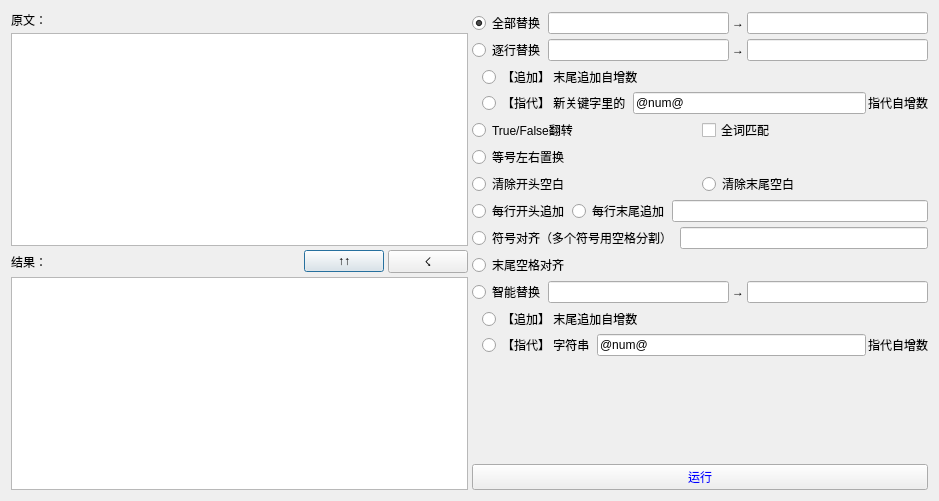
<?xml version="1.0" encoding="UTF-8"?>
<ui version="4.0">
 <class>Dialog</class>
 <widget class="QDialog" name="Dialog">
  <property name="geometry">
   <rect>
    <x>0</x>
    <y>0</y>
    <width>939</width>
    <height>501</height>
   </rect>
  </property>
  <property name="sizePolicy">
   <sizepolicy hsizetype="Fixed" vsizetype="Fixed">
    <horstretch>0</horstretch>
    <verstretch>0</verstretch>
   </sizepolicy>
  </property>
  <property name="windowTitle">
   <string>复式代码编辑器v1.2.0.0</string>
  </property>
  <property name="windowIcon">
   <iconset>
    <normaloff>r.ico</normaloff>r.ico</iconset>
  </property>
  <layout class="QVBoxLayout" name="verticalLayout_5">
   <item>
    <layout class="QHBoxLayout" name="horizontalLayout_12">
     <property name="spacing">
      <number>4</number>
     </property>
     <item>
      <layout class="QVBoxLayout" name="verticalLayout" stretch="0,1,0,1">
       <property name="sizeConstraint">
        <enum>QLayout::SetMaximumSize</enum>
       </property>
       <item>
        <widget class="QLabel" name="label">
         <property name="text">
          <string>原文：</string>
         </property>
        </widget>
       </item>
       <item>
        <widget class="QTextEdit" name="text_textEdit">
         <property name="sizePolicy">
          <sizepolicy hsizetype="Expanding" vsizetype="Expanding">
           <horstretch>0</horstretch>
           <verstretch>3</verstretch>
          </sizepolicy>
         </property>
        </widget>
       </item>
       <item>
        <layout class="QHBoxLayout" name="horizontalLayout_16">
         <item>
          <widget class="QLabel" name="label_2">
           <property name="text">
            <string>结果：</string>
           </property>
          </widget>
         </item>
         <item>
          <spacer name="horizontalSpacer">
           <property name="orientation">
            <enum>Qt::Horizontal</enum>
           </property>
           <property name="sizeHint" stdset="0">
            <size>
             <width>40</width>
             <height>20</height>
            </size>
           </property>
          </spacer>
         </item>
         <item>
          <widget class="QPushButton" name="pushButton_use">
           <property name="toolTip">
            <string>结果作为原文</string>
           </property>
           <property name="text">
            <string>↑↑</string>
           </property>
          </widget>
         </item>
         <item>
          <widget class="QPushButton" name="pushButton_revoke">
           <property name="toolTip">
            <string>撤销作为原文操作</string>
           </property>
           <property name="text">
            <string>☇</string>
           </property>
          </widget>
         </item>
        </layout>
       </item>
       <item>
        <widget class="QTextEdit" name="return_textEdit"/>
       </item>
      </layout>
     </item>
     <item>
      <layout class="QVBoxLayout" name="verticalLayout_2">
       <property name="spacing">
        <number>3</number>
       </property>
       <item>
        <layout class="QHBoxLayout" name="horizontalLayout_2">
         <item>
          <widget class="QRadioButton" name="radioButton_all_replace">
           <property name="text">
            <string>全部替换</string>
           </property>
           <property name="checked">
            <bool>true</bool>
           </property>
           <property name="autoExclusive">
            <bool>false</bool>
           </property>
          </widget>
         </item>
         <item>
          <widget class="QLineEdit" name="lineEdit_all_replace_old"/>
         </item>
         <item>
          <widget class="QLabel" name="label_3">
           <property name="text">
            <string>→</string>
           </property>
          </widget>
         </item>
         <item>
          <widget class="QLineEdit" name="lineEdit_all_replace_new"/>
         </item>
        </layout>
       </item>
       <item>
        <layout class="QHBoxLayout" name="horizontalLayout_3">
         <item>
          <widget class="QRadioButton" name="radioButton_line_replace">
           <property name="text">
            <string>逐行替换</string>
           </property>
           <property name="autoExclusive">
            <bool>false</bool>
           </property>
          </widget>
         </item>
         <item>
          <widget class="QLineEdit" name="lineEdit_line_old"/>
         </item>
         <item>
          <widget class="QLabel" name="label_4">
           <property name="text">
            <string>→</string>
           </property>
          </widget>
         </item>
         <item>
          <widget class="QLineEdit" name="lineEdit_line_new"/>
         </item>
        </layout>
       </item>
       <item>
        <layout class="QHBoxLayout" name="horizontalLayout_10">
         <item>
          <widget class="QLabel" name="label_8">
           <property name="text">
            <string/>
           </property>
          </widget>
         </item>
         <item>
          <layout class="QVBoxLayout" name="verticalLayout_3">
           <property name="spacing">
            <number>2</number>
           </property>
           <item>
            <layout class="QHBoxLayout" name="horizontalLayout_4">
             <item>
              <widget class="QRadioButton" name="radioButton_add_last">
               <property name="text">
                <string>【追加】 末尾追加自增数</string>
               </property>
               <property name="checked">
                <bool>false</bool>
               </property>
               <property name="autoExclusive">
                <bool>false</bool>
               </property>
              </widget>
             </item>
            </layout>
           </item>
           <item>
            <layout class="QHBoxLayout" name="horizontalLayout_5">
             <item>
              <widget class="QRadioButton" name="radioButton_add_replace">
               <property name="toolTip">
                <string>&lt;html&gt;&lt;head/&gt;&lt;body&gt;&lt;p&gt;例如：&lt;/p&gt;&lt;p&gt;原文: &lt;/p&gt;&lt;p&gt;abcdef&lt;/p&gt;&lt;p&gt;abcdef&lt;/p&gt;&lt;p&gt;abcdef&lt;/p&gt;&lt;p&gt;关键字 cd  →  新关键字 xxx@num@xxx&lt;/p&gt;&lt;p&gt;结果会是（新关键字里的@num@会变成自增数）&lt;/p&gt;&lt;p&gt;abxxx1xxxef&lt;/p&gt;&lt;p&gt;abxxx2xxxef &lt;/p&gt;&lt;p&gt;abxxx3xxxef &lt;/p&gt;&lt;/body&gt;&lt;/html&gt;</string>
               </property>
               <property name="text">
                <string>【指代】 新关键字里的</string>
               </property>
               <property name="autoExclusive">
                <bool>false</bool>
               </property>
              </widget>
             </item>
             <item>
              <widget class="QLineEdit" name="lineEdit_line_replace_char">
               <property name="text">
                <string>@num@</string>
               </property>
              </widget>
             </item>
             <item>
              <widget class="QLabel" name="label_5">
               <property name="text">
                <string>指代自增数</string>
               </property>
              </widget>
             </item>
            </layout>
           </item>
          </layout>
         </item>
        </layout>
       </item>
       <item>
        <layout class="QHBoxLayout" name="horizontalLayout">
         <item>
          <widget class="QRadioButton" name="radioButton_TorF">
           <property name="text">
            <string>True/False翻转</string>
           </property>
           <property name="autoExclusive">
            <bool>false</bool>
           </property>
          </widget>
         </item>
         <item>
          <widget class="QCheckBox" name="checkBox_TF_all_same">
           <property name="text">
            <string>全词匹配</string>
           </property>
           <property name="autoExclusive">
            <bool>false</bool>
           </property>
          </widget>
         </item>
        </layout>
       </item>
       <item>
        <layout class="QHBoxLayout" name="horizontalLayout_6">
         <item>
          <widget class="QRadioButton" name="radioButton_LorR">
           <property name="text">
            <string>等号左右置换</string>
           </property>
           <property name="autoExclusive">
            <bool>false</bool>
           </property>
          </widget>
         </item>
        </layout>
       </item>
       <item>
        <layout class="QHBoxLayout" name="horizontalLayout_13">
         <item>
          <widget class="QRadioButton" name="radioButton_deleate_head">
           <property name="text">
            <string>清除开头空白</string>
           </property>
           <property name="autoExclusive">
            <bool>false</bool>
           </property>
          </widget>
         </item>
         <item>
          <widget class="QRadioButton" name="radioButton_deleate_back">
           <property name="text">
            <string>清除末尾空白</string>
           </property>
           <property name="autoExclusive">
            <bool>false</bool>
           </property>
          </widget>
         </item>
        </layout>
       </item>
       <item>
        <layout class="QHBoxLayout" name="horizontalLayout_14">
         <item>
          <widget class="QRadioButton" name="radioButton_add_head">
           <property name="text">
            <string>每行开头追加</string>
           </property>
           <property name="autoExclusive">
            <bool>false</bool>
           </property>
          </widget>
         </item>
         <item>
          <widget class="QRadioButton" name="radioButton_add_end">
           <property name="text">
            <string>每行末尾追加</string>
           </property>
           <property name="autoExclusive">
            <bool>false</bool>
           </property>
          </widget>
         </item>
         <item>
          <widget class="QLineEdit" name="lineEdit_add_key"/>
         </item>
        </layout>
       </item>
       <item>
        <layout class="QHBoxLayout" name="horizontalLayout_15">
         <item>
          <widget class="QRadioButton" name="radioButton_beautiful_code">
           <property name="text">
            <string>符号对齐（多个符号用空格分割）</string>
           </property>
           <property name="autoExclusive">
            <bool>false</bool>
           </property>
          </widget>
         </item>
         <item>
          <widget class="QLineEdit" name="lineEdit_beautiful_code_key"/>
         </item>
        </layout>
       </item>
       <item>
        <widget class="QRadioButton" name="radioButton_beautiful_end">
         <property name="text">
          <string>末尾空格对齐</string>
         </property>
        </widget>
       </item>
       <item>
        <layout class="QHBoxLayout" name="horizontalLayout_7">
         <item>
          <widget class="QRadioButton" name="radioButton_ai_replace">
           <property name="text">
            <string>智能替换</string>
           </property>
           <property name="autoExclusive">
            <bool>false</bool>
           </property>
          </widget>
         </item>
         <item>
          <widget class="QLineEdit" name="lineEdit_ai_old"/>
         </item>
         <item>
          <widget class="QLabel" name="label_6">
           <property name="text">
            <string>→</string>
           </property>
          </widget>
         </item>
         <item>
          <widget class="QLineEdit" name="lineEdit_ai_new"/>
         </item>
        </layout>
       </item>
       <item>
        <layout class="QHBoxLayout" name="horizontalLayout_11">
         <item>
          <widget class="QLabel" name="label_9">
           <property name="text">
            <string/>
           </property>
          </widget>
         </item>
         <item>
          <layout class="QVBoxLayout" name="verticalLayout_4">
           <property name="spacing">
            <number>2</number>
           </property>
           <item>
            <layout class="QHBoxLayout" name="horizontalLayout_9">
             <item>
              <widget class="QRadioButton" name="radioButton_ai_add_last">
               <property name="text">
                <string>【追加】 末尾追加自增数</string>
               </property>
               <property name="checked">
                <bool>false</bool>
               </property>
               <property name="autoExclusive">
                <bool>false</bool>
               </property>
              </widget>
             </item>
            </layout>
           </item>
           <item>
            <layout class="QHBoxLayout" name="horizontalLayout_8">
             <item>
              <widget class="QRadioButton" name="radioButton_ai_add_replace">
               <property name="text">
                <string>【指代】 字符串</string>
               </property>
               <property name="autoExclusive">
                <bool>false</bool>
               </property>
              </widget>
             </item>
             <item>
              <widget class="QLineEdit" name="lineEdit_ai_replace_char">
               <property name="text">
                <string>@num@</string>
               </property>
              </widget>
             </item>
             <item>
              <widget class="QLabel" name="label_7">
               <property name="text">
                <string>指代自增数</string>
               </property>
              </widget>
             </item>
            </layout>
           </item>
          </layout>
         </item>
        </layout>
       </item>
       <item>
        <spacer name="verticalSpacer">
         <property name="orientation">
          <enum>Qt::Vertical</enum>
         </property>
         <property name="sizeHint" stdset="0">
          <size>
           <width>20</width>
           <height>40</height>
          </size>
         </property>
        </spacer>
       </item>
       <item>
        <widget class="QPushButton" name="run_button">
         <property name="styleSheet">
          <string notr="true">color:blue</string>
         </property>
         <property name="text">
          <string>运行</string>
         </property>
        </widget>
       </item>
      </layout>
     </item>
    </layout>
   </item>
  </layout>
 </widget>
 <resources/>
 <connections/>
</ui>
